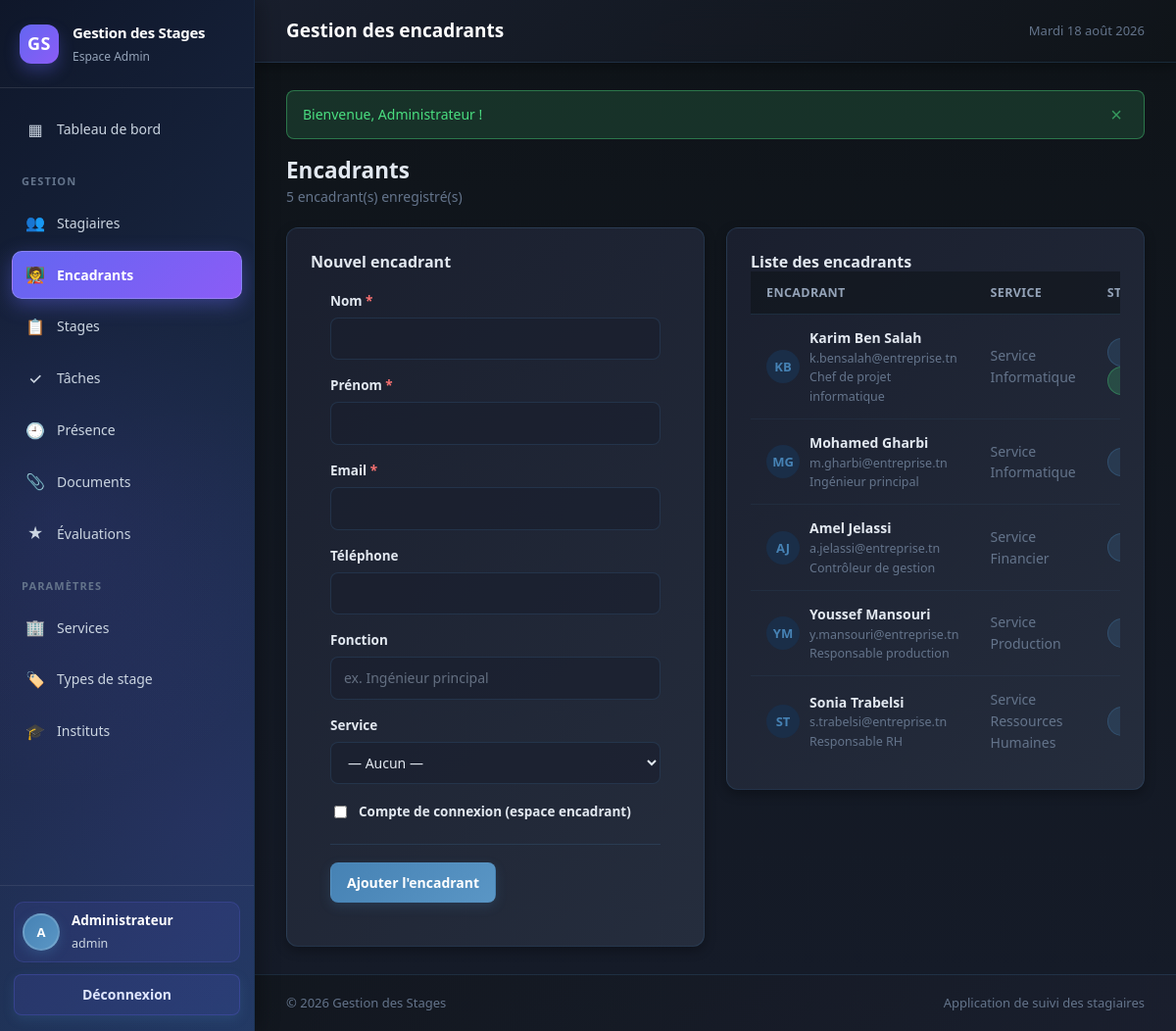
Screenshot of /encadrants.php (signed in) with the database file from the repository.
### tables this page shows
CREATE TABLE encadrant (
    id_encadrant INT AUTO_INCREMENT PRIMARY KEY,
    nom          VARCHAR(50)  NOT NULL,
    prenom       VARCHAR(50)  NOT NULL,
    email        VARCHAR(100) NOT NULL,
    telephone    VARCHAR(20)  DEFAULT NULL,
    fonction     VARCHAR(100) DEFAULT NULL,
    id_service   INT DEFAULT NULL,
    UNIQUE KEY uk_encadrant_email (email),
    CONSTRAINT fk_encadrant_service FOREIGN KEY (id_service)
        REFERENCES service (id_service) ON DELETE SET NULL
);

CREATE TABLE service (
    id_service   INT AUTO_INCREMENT PRIMARY KEY,
    nom_service  VARCHAR(100) NOT NULL,
    description  VARCHAR(255) DEFAULT NULL,
    UNIQUE KEY uk_service_nom (nom_service)
);

### includes/db.php (called while the page is built, shortened)
<?php
function db(): PDO
{
    static $pdo = null;
    if ($pdo === null) {
        $dsn = sprintf('mysql:host=%s;dbname=%s;charset=%s', DB_HOST, DB_NAME, DB_CHARSET);
        try {
            $pdo = new PDO($dsn, DB_USER, DB_PASS, [
                PDO::ATTR_ERRMODE            => PDO::ERRMODE_EXCEPTION,
                PDO::ATTR_DEFAULT_FETCH_MODE => PDO::FETCH_ASSOC,
                PDO::ATTR_EMULATE_PREPARES   => false,
                PDO::MYSQL_ATTR_INIT_COMMAND => 'SET NAMES ' . DB_CHARSET . " COLLATE utf8mb4_unicode_ci",
            ]);
        } catch (PDOException $e) {
            http_response_code(500);
            exit(
                '<div style="font-family:system-ui;max-width:640px;margin:80px auto;padding:24px;'
                . 'border:1px solid #fecaca;background:#fef2f2;border-radius:12px;color:#991b1b">'
                . '<h2 style="margin:0 0 8px">Connexion à la base de données impossible</h2>'
                . '<p style="margin:0 0 12px">' . htmlspecialchars($e->getMessage()) . '</p>'
                . '<p style="margin:0;font-size:14px">Vérifiez que MySQL est démarré et que la base '
                . '<code>' . DB_NAME . '</code> a bien été importée (database/schema.sql).</p></div>'
            );
        }
    }
    return $pdo;
}
function query(string $sql, array $params = []): PDOStatement
{
    $stmt = db()->prepare($sql);
    $stmt->execute($params);
    return $stmt;
}
function fetchAll(string $sql, array $params = []): array
{
    return query($sql, $params)->fetchAll();
}

### includes/functions.php (called while the page is built, shortened)
<?php
require_once __DIR__ . '/db.php';
function e($value): string
{
    return htmlspecialchars((string) $value, ENT_QUOTES | ENT_SUBSTITUTE, 'UTF-8');
}
function initials(string $nom, string $prenom = ''): string
{
    return strtoupper(mb_substr($prenom ?: $nom, 0, 1) . mb_substr($prenom ? $nom : '', 0, 1));
}
function post(string $key, $default = ''): string
{
    return trim((string) ($_POST[$key] ?? $default));
}

### public/encadrants.php (the view, shortened to what this page needs)
<?php
$edit    = null;
$encadrants = fetchAll(
    'SELECT e.*, sv.nom_service,
            (SELECT COUNT(*) FROM stage s WHERE s.id_encadrant = e.id_encadrant) AS nb_stages,
            (SELECT COUNT(*) FROM utilisateur u WHERE u.id_encadrant = e.id_encadrant) AS a_compte
     FROM encadrant e
     LEFT JOIN service sv ON sv.id_service = e.id_service
     ORDER BY e.nom, e.prenom'
);
require_once __DIR__ . '/../includes/header.php';
?>
<div class="page-head">
    <div>
        <h2 class="mb-0">Encadrants</h2>
        <p><?= count($encadrants) ?> encadrant(s) enregistré(s)</p>
    </div>
</div>
<div class="grid-2" style="align-items:start">
    <section class="card">
        <div class="card__head">
            <h3><?= $edit ? 'Modifier l\'encadrant' : 'Nouvel encadrant' ?></h3>
        </div>
        <div class="card__body">
            <form method="post">
                <div class="form-grid">
                    <div class="field">
                        <label for="nom">Nom <span class="req">*</span></label>
                        <input class="input" type="text" id="nom" name="nom" required maxlength="50"
                               value="<?= e(post('nom') ?: ($edit['nom'] ?? '')) ?>">
                    </div>
                    <div class="field">
                        <label for="prenom">Prénom <span class="req">*</span></label>
                        <input class="input" type="text" id="prenom" name="prenom" required maxlength="50"
                               value="<?= e(post('prenom') ?: ($edit['prenom'] ?? '')) ?>">
                    </div>
                    <div class="field field--full">
                        <label for="email">Email <span class="req">*</span></label>
                        <input class="input" type="email" id="email" name="email" required maxlength="100"
                               value="<?= e(post('email') ?: ($edit['email'] ?? '')) ?>">
                    </div>
                    <div class="field">
                        <label for="telephone">Téléphone</label>
                        <input class="input" type="tel" id="telephone" name="telephone" maxlength="20"
                               value="<?= e(post('telephone') ?: ($edit['telephone'] ?? '')) ?>">
                    </div>
                    <div class="field">
                        <label for="fonction">Fonction</label>
                        <input class="input" type="text" id="fonction" name="fonction" maxlength="100"
                               value="<?= e(post('fonction') ?: ($edit['fonction'] ?? '')) ?>"
                               placeholder="ex. Ingénieur principal">
                    </div>
                    <div class="field field--full">
                        <label for="id_service">Service</label>
                        <select class="select" id="id_service" name="id_service">
                            <option value="">— Aucun —</option>
                        </select>
                    </div>
                </div>
                <div class="field" style="margin:18px 0 12px">
                    <label style="display:flex;align-items:center;gap:9px;cursor:pointer">
                        <input type="checkbox" name="creer_compte" value="1"
                               <?= !empty($edit['compte']) ? 'checked' : '' ?>
                               onclick="document.getElementById('bloc-compte').style.display = this.checked ? 'grid' : 'none'">
                        Compte de connexion (espace encadrant)
                    </label>
                </div>
                <div class="form-actions">
                    <button class="btn" type="submit"><?= $edit ? 'Enregistrer' : 'Ajouter l\'encadrant' ?></button>
                </div>
            </form>
        </div>
    </section>
    <section class="card">
        <div class="card__head"><h3>Liste des encadrants</h3></div>
        <div class="card__body card__body--flush">
            <?php if (!$encadrants): ?>
                <div class="empty">
                    <span class="empty__icon">🧑‍🏫</span>
                    <p>Aucun encadrant enregistré.</p>
                </div>
            <?php else: ?>
                <div class="table-wrap">
                    <table class="table">
                        <thead>
                        <tr>
                            <th>Encadrant</th>
                            <th>Service</th>
                            <th>Stages</th>
                        </tr>
                        </thead>
                        <tbody>
                        <?php foreach ($encadrants as $en): ?>
                            <tr>
                                <td>
                                    <div class="person">
                                        <span class="person__avatar"><?= e(initials($en['nom'], $en['prenom'])) ?></span>
                                        <div>
                                            <div class="person__name"><?= e($en['prenom'] . ' ' . $en['nom']) ?></div>
                                            <div class="person__sub"><?= e($en['email']) ?></div>
                                            <?php if ($en['fonction']): ?>
                                                <div class="person__sub"><?= e($en['fonction']) ?></div>
                                            <?php endif; ?>
                                        </div>
                                    </div>
                                </td>
                                <td class="muted"><?= e($en['nom_service'] ?: '—') ?></td>
                                <td>
                                    <span class="badge"><?= (int) $en['nb_stages'] ?></span>
                                    <?php if ($en['a_compte']): ?>
                                        <span class="badge badge--success" title="Compte actif">✓</span>
                                    <?php endif; ?>
                                </td>
                            </tr>
                        <?php endforeach; ?>
                        </tbody>
                    </table>
                </div>
            <?php endif; ?>
        </div>
    </section>
</div>
<?php require_once __DIR__ . '/../includes/footer.php'; ?>

### public/assets/css/style.css (style rules this page uses)
:root { --brand: #4682b4; --brand-dark: #36648b; --brand-soft: #1a2e48; --ink: #e2e8f0; --ink-soft: #94a3b8; --ink-muted: #64748b; --bg: #0f1419; --surface: #1a1f2e; --border: #2d3748; --success: #4ade80; --success-soft: #1f3a1f; --warning: #fbbf24; --warning-soft: #3f3318; --danger: #f87171; --danger-soft: #3f1f1f; --info: #38bdf8; --info-soft: #1e3a48; --radius: 12px; --radius-sm: 8px; --shadow: 0 1px 2px rgba(0, 0, 0, .3), 0 4px 16px rgba(0, 0, 0, .2); --shadow-lg: 0 12px 32px rgba(0, 0, 0, .4); --sidebar-w: 260px; --font: "Segoe UI", system-ui, -apple-system, "Helvetica Neue", Arial, sans-serif; }
* { box-sizing: border-box; }
html, body { margin: 0; padding: 0; }
body { font-family: var(--font); background: linear-gradient(135deg, #0f1419 0%, #1a1f2e 100%); color: var(--ink); font-size: 15px; line-height: 1.55; -webkit-font-smoothing: antialiased; }
h1, h2, h3, h4 { margin: 0 0 .5rem; line-height: 1.25; font-weight: 650; }
.card { background: linear-gradient(135deg, #1a1f2e 0%, #252d3d 100%); border: 1px solid rgba(70, 130, 180, 0.2); border-radius: var(--radius); box-shadow: 0 4px 12px rgba(0, 0, 0, 0.3); padding: 24px; transition: all 0.3s ease; }
.card__head h2, .card__head h3 { margin: 0; font-size: 16px; }
.card__body { padding: 20px; }
.card__body--flush { padding: 0; }
.table-wrap { overflow-x: auto; }
.table { width: 100%; border-collapse: collapse; font-size: 14px; }
.table th { text-align: left; padding: 12px 16px; background: rgba(15, 20, 25, 0.6); color: var(--ink-soft); font-weight: 700; font-size: 12.5px; text-transform: uppercase; letter-spacing: .03em; border-bottom: 1px solid rgba(70, 130, 180, 0.2); white-space: nowrap; }
.table td { padding: 13px 16px; border-bottom: 1px solid rgba(70, 130, 180, 0.1); vertical-align: middle; color: #e2e8f0; }
.table tbody tr:last-child td { border-bottom: 0; }
.table .muted { color: var(--ink-muted); }
.person { display: flex; align-items: center; gap: 10px; }
.person__avatar { width: 34px; height: 34px; flex: 0 0 34px; display: grid; place-items: center; border-radius: 50%; background: var(--brand-soft); color: var(--brand); font-weight: 650; font-size: 13px; }
.person__name { font-weight: 600; }
.person__sub { color: var(--ink-muted); font-size: 12.5px; }
.btn { display: inline-flex; align-items: center; justify-content: center; gap: 7px; padding: 9px 16px; border: 1px solid transparent; border-radius: var(--radius-sm); background: linear-gradient(135deg, #4682b4 0%, #5a96c5 100%); color: #fff; font: inherit; font-size: 14px; font-weight: 700; cursor: pointer; transition: all 0.2s ease; white-space: nowrap; box-shadow: 0 4px 12px rgba(70, 130, 180, 0.2); }
.badge { display: inline-block; padding: 4px 12px; border-radius: 999px; font-size: 12.5px; font-weight: 700; background: rgba(70, 130, 180, 0.2); color: #4682b4; white-space: nowrap; border: 1px solid rgba(70, 130, 180, 0.3); }
.badge--success { background: rgba(74, 222, 128, 0.2); color: #4ade80; border-color: rgba(74, 222, 128, 0.3); }
.form-grid { display: grid; grid-template-columns: repeat(auto-fit, minmax(240px, 1fr)); gap: 16px 18px; }
.field { display: flex; flex-direction: column; gap: 6px; }
.field--full { grid-column: 1 / -1; }
.field label { font-size: 13.5px; font-weight: 700; color: #e2e8f0; }
.field .req { color: var(--danger); }
.input, .select, .textarea { width: 100%; padding: 10px 13px; border: 1.5px solid rgba(70, 130, 180, 0.2); border-radius: var(--radius-sm); background: rgba(26, 31, 46, 0.6); color: #e2e8f0; font: inherit; font-size: 14px; transition: all 0.2s ease; }
.input::placeholder { color: rgba(148, 163, 184, 0.6); }
.form-actions { display: flex; gap: 10px; margin-top: 22px; padding-top: 18px; border-top: 1px solid rgba(70, 130, 180, 0.2); }
.page-head { display: flex; align-items: center; justify-content: space-between; gap: 16px; flex-wrap: wrap; margin-bottom: 20px; }
.page-head p { margin: 2px 0 0; color: var(--ink-muted); font-size: 14px; }
.grid-2 { display: grid; grid-template-columns: repeat(auto-fit, minmax(340px, 1fr)); gap: 22px; }
.mb-0 { margin-bottom: 0; }

### rows the page displays
encadrant: initials($en['nom'], $en['prenom']) "KB", prenom+nom "Karim Ben Salah", email "k.bensalah@entreprise.tn", fonction "Chef de projet informatique", id_service.nom_service "Service Informatique"
encadrant: initials($en['nom'], $en['prenom']) "MG", prenom+nom "Mohamed Gharbi", email "m.gharbi@entreprise.tn", fonction "Ingénieur principal", id_service.nom_service "Service Informatique"
encadrant: initials($en['nom'], $en['prenom']) "AJ", prenom+nom "Amel Jelassi", email "a.jelassi@entreprise.tn", fonction "Contrôleur de gestion", id_service.nom_service "Service Financier"
encadrant: initials($en['nom'], $en['prenom']) "YM", prenom+nom "Youssef Mansouri", email "y.mansouri@entreprise.tn", fonction "Responsable production", id_service.nom_service "Service Production"
encadrant: initials($en['nom'], $en['prenom']) "ST", prenom+nom "Sonia Trabelsi", email "s.trabelsi@entreprise.tn", fonction "Responsable RH", id_service.nom_service "Service Ressources Humaines"

### other values shown
$u['role'] "Admin"
mb_substr($u['nom_complet'], 0, 1) "A"
$u['nom_complet'] "Administrateur"
$u['login'] "admin"
$pageTitle "Gestion des encadrants"
strftime_fr() "Mardi 18 août 2026"
$f['message'] "Bienvenue, Administrateur !"
count($encadrants) "5"
APP_NAME "Gestion des Stages"
